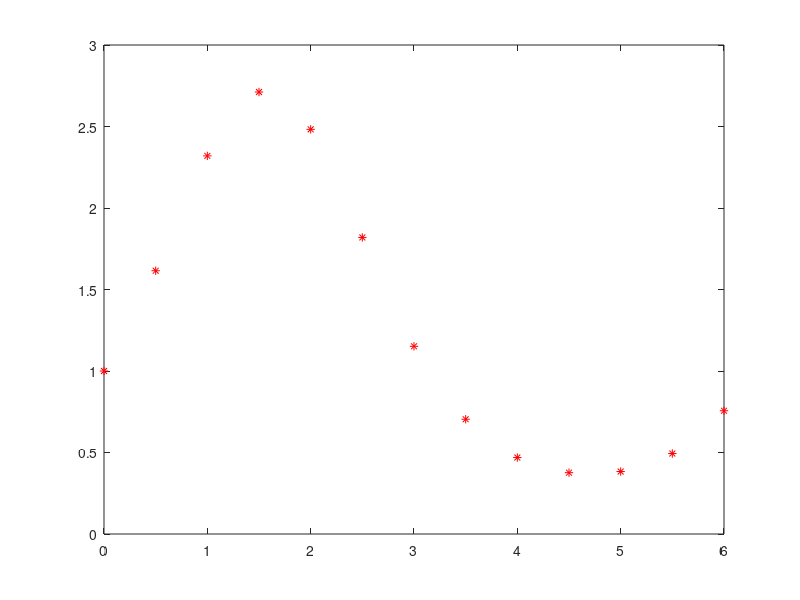

The MATLAB script that drew this image: (Note: this script raises an error after producing the figure.)
x = linspace(0, 6, 13);
y = exp(sin(x));

plot(x, y, "r*");
hold on;

y0 = arrayfun(@(x0) newton(x, y, x0), x);

plot(x, y0, "g");
hold off;
pause();
